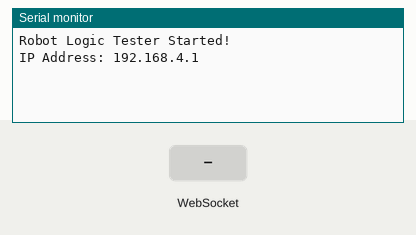
The sketch below on a simulated ESP32. Shown: the last lines printed to the serial monitor. The inputs (shaded band) are chosen by the test bench.

Above: at 1.2 s.
1.3 s: WebSocket text "MODE:AUTO" received
At 2.9 s:
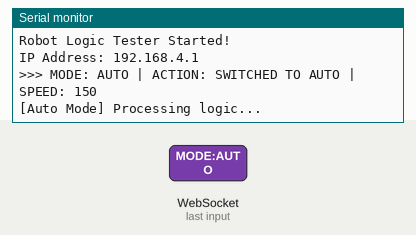
3.5 s: WebSocket text "MODE:MANUAL" received
At 4.0 s:
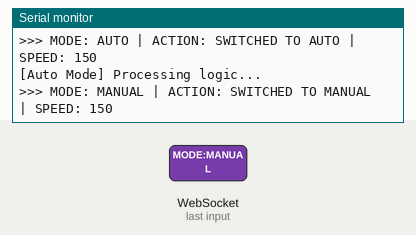
5.0 s: WebSocket text "SPEED:" received
At 6.2 s:
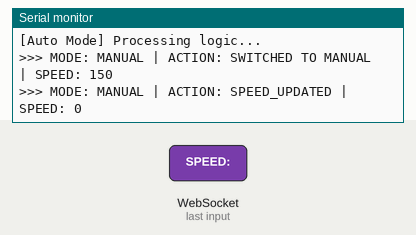
6.5 s: WebSocket text "5" received
At 7.4 s:
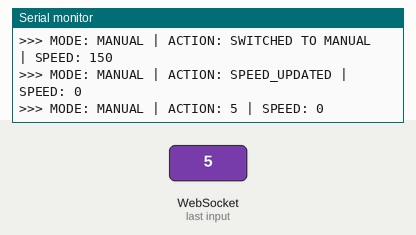

The sketch:

esp32_websocket.ino
```cpp
#include <WiFi.h>              // รวมไลบรารีสำหรับการใช้งาน WiFi (สำหรับบอร์ด ESP32)
#include <WebServer.h>         // รวมไลบรารีสำหรับสร้าง Web Server ให้บริการหน้าเว็บ
#include <WebSocketsServer.h>  // รวมไลบรารีสำหรับสร้าง WebSocket Server เพื่อการสื่อสารเรียลไทม์

const char* ssid = "My_Robot";          // กำหนดชื่อชื่อเครือข่าย WiFi (SSID) ที่หุ่นยนต์จะปล่อย Hotspot
const char* password = "password1234";  // กำหนดรหัสผ่านสำหรับการเชื่อมต่อ WiFi

WebServer server(80);                     // สร้างวัตถุ WebServer ที่พอร์ต 80 (พอร์ตมาตรฐาน HTTP)
WebSocketsServer webSocket = WebSocketsServer(81);  // สร้างวัตถุ WebSocketsServer ที่พอร์ต 81 สำหรับส่งรับข้อมูลเรียลไทม์

// --- ตัวแปรจำลองสถานะ ---
bool isAutoMode = false;  // สร้างตัวแปรเก็บสถานะโหมดการทำงาน (false = MANUAL, true = AUTO)
int robotSpeed = 150;     // สร้างตัวแปรเก็บความเร็วของหุ่นยนต์ (ค่าเริ่มต้น 150)

// --- HTML หน้าควบคุม ---
const char index_html[] PROGMEM = R"rawliteral(
<!DOCTYPE html>
<html>
<head>
    <meta charset="UTF-8">
    <meta name="viewport" content="width=device-width, initial-scale=1.0, maximum-scale=1.0, user-scalable=no">
    <style>
        * { box-sizing: border-box; -webkit-user-select: none; touch-action: manipulation; }
        body { font-family: sans-serif; text-align: center; background-color: #1a1a2e; color: white; margin: 0; padding: 20px; }
        .status-bar { background: #16213e; padding: 15px; border-radius: 15px; margin-bottom: 20px; border: 1px solid #0f3460; }
        #status-text { color: #e94560; font-weight: bold; }
        .grid { display: grid; grid-template-columns: repeat(3, 1fr); grid-gap: 15px; max-width: 300px; margin: 0 auto 30px auto; }
        .btn { width: 100%; aspect-ratio: 1/1; border-radius: 20px; font-size: 28px; color: white; border: none; cursor: pointer; background-color: #0f3460; }
        .btn:active { background-color: #2980b9; }
        .btn-toggle { background-color: #e94560; font-size: 16px; font-weight: bold; }
        .btn-toggle.auto-on { background-color: #0f9d58; }
        .empty { visibility: hidden; }
        .slider-container { background: #16213e; padding: 20px; border-radius: 15px; max-width: 300px; margin: 0 auto; }
        .slider { width: 100%; height: 10px; border-radius: 5px; background: #0f3460; outline: none; -webkit-appearance: none; }
        .slider::-webkit-slider-thumb { -webkit-appearance: none; width: 25px; height: 25px; border-radius: 50%; background: #e94560; border: 2px solid white; }
    </style>
</head>
<body>
    <h2>LOGIC TESTER</h2>
    <div class="status-bar">
        MODE: <span id="status-text">MANUAL</span> | SPEED: <span id="speed-val">150</span>
    </div>
    <div class="grid">
        <div class="empty"></div>
        <button class="btn" onmousedown="sendCmd('forward')" onmouseup="sendCmd('stop')" ontouchstart="sendCmd('forward')" ontouchend="sendCmd('stop')">▲</button>
        <div class="empty"></div>
        <button class="btn" onmousedown="sendCmd('left')" onmouseup="sendCmd('stop')" ontouchstart="sendCmd('left')" ontouchend="sendCmd('stop')">◀</button>
        <button id="main-btn" class="btn btn-toggle" onclick="toggleMode()">STOP<br><small>MANUAL</small></button>
        <button class="btn" onmousedown="sendCmd('right')" onmouseup="sendCmd('stop')" ontouchstart="sendCmd('right')" ontouchend="sendCmd('stop')">▶</button>
        <div class="empty"></div>
        <button class="btn" onmousedown="sendCmd('backward')" onmouseup="sendCmd('stop')" ontouchstart="sendCmd('backward')" ontouchend="sendCmd('stop')">▼</button>
        <div class="empty"></div>
    </div>
    <div class="slider-container">
        <label>Speed: <span id="speed-val2">150</span></label><br><br>
        <input type="range" min="0" max="255" value="150" class="slider" oninput="updateSpeed(this.value)">
    </div>
    <script>
        var gateway = `ws://${window.location.hostname}:81/`;
        var websocket;
        var isAuto = false;
        function initWebSocket() {
            websocket = new WebSocket(gateway);
            websocket.onopen = function() { console.log('WebSocket Connected'); };
        }
        function sendCmd(cmd) {
            if(!isAuto || cmd === 'stop') websocket.send(cmd);
        }
        function toggleMode() {
            isAuto = !isAuto;
            var btn = document.getElementById('main-btn');
            var status = document.getElementById('status-text');
            if(isAuto) {
                btn.classList.add('auto-on');
                btn.innerHTML = "AUTO<br><small>RUNNING</small>";
                status.innerText = "AUTO";
                status.style.color = "#0f9d58";
                websocket.send("MODE:AUTO");
            } else {
                btn.classList.remove('auto-on');
                btn.innerHTML = "STOP<br><small>MANUAL</small>";
                status.innerText = "MANUAL";
                status.style.color = "#e94560";
                websocket.send("MODE:MANUAL");
                websocket.send("stop");
            }
        }
        function updateSpeed(s) {
            document.getElementById('speed-val').innerText = s;
            document.getElementById('speed-val2').innerText = s;
            websocket.send("SPEED:" + s);
        }
        window.onload = initWebSocket;
    </script>
</body>
</html>
)rawliteral";  // ปิดกั้นข้อมูล HTML ที่เก็บในหน่วยความจำ PROGMEM

// --- ฟังก์ชันแสดงผลบน Monitor ---
void logStatus(String action) {  // สร้างฟังก์ชัน logStatus เพื่อแสดงสถานะปัจจุบันผ่าน Serial Monitor
    Serial.print(">>> MODE: ");  // พิมพ์ข้อความนำหน้าโหมด
    Serial.print(isAutoMode ? "AUTO" : "MANUAL");  // ตรวจสอบโหมด ถ้า isAutoMode เป็น true พิมพ์ "AUTO" ถ้าไม่ใช่พิมพ์ "MANUAL"
    Serial.print(" | ACTION: ");  // พิมพ์ข้อความนำหน้าคำสั่งที่ทำ
    Serial.print(action);        // พิมพ์ชื่อคำสั่งที่ได้รับ
    Serial.print(" | SPEED: ");   // พิมพ์ข้อความนำหน้าค่าความเร็ว
    Serial.println(robotSpeed);  // พิมพ์ค่าความเร็วปัจจุบันแล้วขึ้นบรรทัดใหม่
}

void onWebSocketEvent(uint8_t num, WStype_t type, uint8_t * payload, size_t length) {  // ฟังก์ชันจัดการเหตุการณ์เมื่อมีข้อมูล WebSocket เข้ามา
    if (type == WStype_TEXT) {  // ตรวจสอบว่าชนิดของข้อมูลเป็นข้อความตัวอักษร (TEXT) หรือไม่
        String msg = String((char*)payload);  // แปลงข้อมูล payload ที่ได้รับให้อยู่ในรูปแบบตัวแปร String
        if (msg == "MODE:AUTO") {             // ถ้าข้อความที่ส่งมาคือ "MODE:AUTO"
            isAutoMode = true;                 // สลับเข้าสู่โหมดอัตโนมัติ (AUTO)
            logStatus("SWITCHED TO AUTO");    // แสดงผลบน Monitor ว่าสลับไปโหมด AUTO แล้ว
        }
        else if (msg == "MODE:MANUAL") {       // ถ้าข้อความที่ส่งมาคือ "MODE:MANUAL"
            isAutoMode = false;                // สลับเข้าสู่โหมดบังคับมือ (MANUAL)
            logStatus("SWITCHED TO MANUAL");  // แสดงผลบน Monitor ว่าสลับไปโหมด MANUAL แล้ว
        }
        else if (msg.startsWith("SPEED:")) {             // ถ้าข้อความขึ้นต้นด้วยคำว่า "SPEED:"
            robotSpeed = msg.substring(6).toInt();       // ตัดเอาตัวเลขหลังคำว่า "SPEED:" แล้วแปลงเป็นจำนวนเต็มเก็บใน robotSpeed
            logStatus("SPEED_UPDATED");                  // แสดงผลบน Monitor ว่ามีการอัปเดตความเร็ว
        }
        else {                  // ถ้าเป็นข้อความคำสั่งทิศทางอื่นๆ (เช่น forward, backward, stop)
            logStatus(msg);     // บันทึกและแสดงผลข้อความคำสั่งนั้นๆ บน Serial Monitor
        }
    }
}

void setup() {
    Serial.begin(115200);         // เริ่มการสื่อสารผ่าน Serial บอร์ด ESP32 ที่ความเร็ว 115200 bps
    WiFi.softAP(ssid, password);  // ตั้งค่าและเริ่มปล่อยสัญญาณ WiFi Access Point (AP) ตาม SSID และ Password ที่กำหนด

    Serial.println("");                               // พิมพ์ขึ้นบรรทัดใหม่เพื่อความสะอาดของหน้าจอ Monitor
    Serial.println("Robot Logic Tester Started!");    // พิมพ์ข้อความแจ้งเตือนว่าโปรแกรมเริ่มทำงานแล้ว
    Serial.print("IP Address: ");                      // พิมพ์ข้อความนำหน้าแสดงหมายเลข IP
    Serial.println(WiFi.softAPIP());                  // พิมพ์หมายเลข IP Address ของ Access Point ออกทาง Serial Monitor

    server.on("/", []() {                           // กำหนด URL เมื่อมีการเรียกเข้าหน้าหลัก "/" ของ WebServer
        server.send_P(200, "text/html", index_html); // ส่งตอบกลับเป็นโค้ด HTML ที่เก็บบันทึกไว้ในหน่วยความจำ PROGMEM ด้วย HTTP Status 200
    });
    server.begin();  // เริ่มต้นการทำงานของ Web Server

    webSocket.begin();                      // เริ่มต้นการทำงานของ WebSocket Server
    webSocket.onEvent(onWebSocketEvent);   // ลงทะเบียนฟังก์ชันที่จะเรียกใช้เมื่อมีเหตุการณ์ส่งรับข้อมูลผ่าน WebSocket
} // <--- จุดที่ Error เดิม มักจะขาดปีกกานี้ หรืออันก่อนหน้า

void loop() {
    webSocket.loop();       // ให้ระบบ WebSocket Server คอยทำงานวนลูปจัดการรับส่งข้อมูลอย่างต่อเนื่อง
    server.handleClient();  // ให้ Web Server คอยรับคำขอเชื่อมต่อจากผู้ใช้อย่างต่อเนื่อง

    if (isAutoMode) {                                   // ตรวจสอบว่าอยู่ในโหมด AUTO หรือไม่
        static unsigned long lastMsg = 0;               // สร้างตัวแปรเก็บเวลาครั้งล่าสุดที่พิมพ์ข้อมูล Auto (ไม่ถูกคืนค่าเมื่อจบ loop)
        if (millis() - lastMsg > 2000) {                // ตรวจสอบว่าผ่านไปครบทุก 2000 มิลลิวินาที (2 วินาที) หรือยัง
            Serial.println("[Auto Mode] Processing logic...");  // พิมพ์แสดงผลว่าโหมด Auto กำลังทำงานอยู่
            lastMsg = millis();                         // อัปเดตเวลาล่าสุดให้เท่ากับเวลาปัจจุบัน
        }
    }
}
```

Measured:
- after the input at 1.3 s, the serial monitor: prints a new line at once (image 1)
- after the input at 3.5 s, the serial monitor: prints a new line at once (image 2)
- after the input at 5.0 s, the serial monitor: prints a new line at once (image 3)
- after the input at 6.5 s, the serial monitor: prints a new line at once (image 4)
